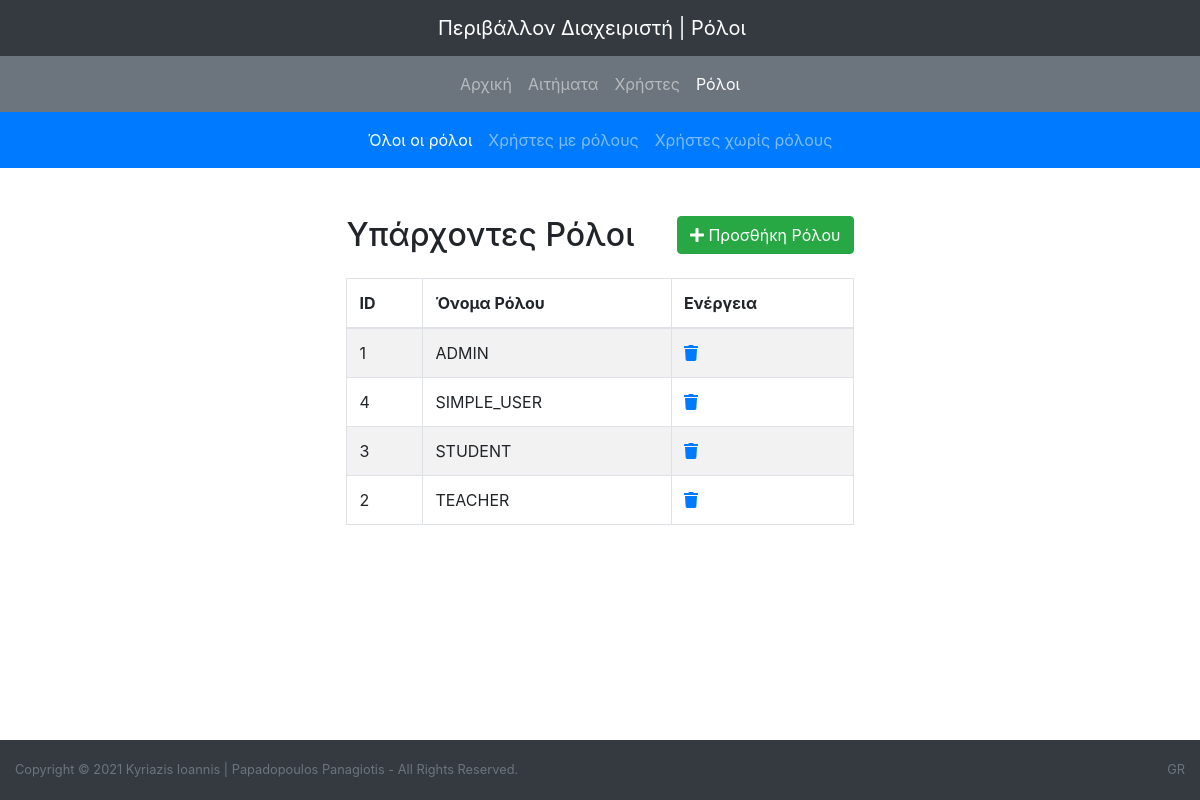
The page /admin_oloi_roloi.php on the database its author committed.
### tables this page shows
CREATE TABLE `rolos` (
  `id_rolou` int(10) UNSIGNED NOT NULL,
  `onoma_rolou` varchar(50) NOT NULL
);

### admin_oloi_roloi.php (the view, shortened to what this page needs)
<!DOCTYPE HTML>
<html>
<head>
        <link rel="stylesheet" href="style.css" type="text/css" media="screen" />
<link rel="stylesheet" href="style.css">
<link href="https://cdn.datatables.net/1.10.20/css/dataTables.bootstrap4.min.css" rel="stylesheet" />
		<link rel='stylesheet' href='https://stackpath.bootstrapcdn.com/bootstrap/4.1.3/css/bootstrap.min.css'>
<link rel='stylesheet' href='https://cdnjs.cloudflare.com/ajax/libs/animate.css/3.7.0/animate.min.css'>
<link rel='stylesheet' href='https://maxcdn.bootstrapcdn.com/font-awesome/4.7.0/css/font-awesome.min.css'>
<link rel='stylesheet' href='https://cdnjs.cloudflare.com/ajax/libs/tether/1.4.4/css/tether.min.css'>
<link href="https://cdn.datatables.net/1.10.20/css/dataTables.bootstrap4.min.css" rel="stylesheet" />
</head>
<body>
<header>
<nav class="navbar navbar-expand-sm bg-dark navbar-dark">
  <ul class="nav navbar-nav navbar-collapse collapse justify-content-center">
  <a class="navbar-brand"  href="admin.php">Περιβάλλον Διαχειριστή | Ρόλοι</a>
</ul>
</nav>
<nav class="navbar navbar-expand-lg bg-secondary navbar-dark">
  <ul class="nav navbar-nav navbar-collapse collapse justify-content-center">
    <li class="nav-item">
      <a class="nav-link" href="admin.php">Αρχική</a>
    </li>
    <li class="nav-item">
      <a class="nav-link" href="admin_ekkremeisxrhstes.php">Αιτήματα</a>
    </li>
	<li class="nav-item">
      <a class="nav-link" href="admin_xrhstes.php">Χρήστες</a>
    </li>
	<li class="nav-item active">
      <a class="nav-link" href="admin_roloi.php">Ρόλοι</a>
    </li>
  </ul>
</nav>
<nav class="navbar navbar-expand-lg bg-primary navbar-dark">
  <ul class="nav navbar-nav navbar-collapse collapse justify-content-center">
    <li class="nav-item active">
      <a class="nav-link" href="admin_oloi_roloi.php">Όλοι οι ρόλοι</a>
    </li>
	<li class="nav-item">
      <a class="nav-link" href="admin_xrhstes_me_rolous.php">Χρήστες με ρόλους</a>
    </li>
	<li class="nav-item">
      <a class="nav-link" href="admin_xrhstes_pou_den_exoun_rolo.php">Χρήστες χωρίς ρόλους</a>
    </li>
  </ul>
</nav>
</header>
<main role="main" class="container">
<div class="wrapper">
        <div class="container-fluid">
            <div class="row justify-content-center">
                <div class="col-auto">
                    <div class="mt-5 mb-3 clearfix">
                        <h2 class="pull-left">Υπάρχοντες Ρόλοι&nbsp;&nbsp;&nbsp;&nbsp;&nbsp;</h2>
						<a href="admin_prosthiki_rolou.php" class="btn btn-success pull-right"><i class="fa fa-plus"></i> Προσθήκη Ρόλου</a>
                    </div>
                    <?php
                    require_once "syndesh.php";
                    $sql = "SELECT * FROM rolos";
                    if($result = mysqli_query($link, $sql)){
                        if(mysqli_num_rows($result) > 0){
                            echo '<table class="table table-bordered table-striped">';
                                echo "<thead>";
                                    echo "<tr>";
                                        echo "<th>ID</th>";
                                        echo "<th>Όνομα Ρόλου</th>";
										echo "<th>Ενέργεια</th>";
                                    echo "</tr>";
                                echo "</thead>";
                                echo "<tbody>";
                                while($row = mysqli_fetch_array($result)){
                                    echo "<tr>";
                                        echo "<td>" . $row['id_rolou'] . "</td>";
                                        echo "<td>" . $row['onoma_rolou'] . "</td>";
										echo "<td>";
                                            echo '<a href="admin_diagrafh_rolou.php?id_rolou='. $row['id_rolou'] .'" title="Διαγραφή Ρόλου" data-toggle="tooltip"><span class="fa fa-trash"></span></a>';
                                        echo "</td>";
                                    echo "</tr>";
                                }
                                echo "</tbody>";
                            echo "</table>";
                        } else{
                            echo '<div class="alert alert-danger"><em>Δεν βρέθηκαν ρόλοι!</em></div>';
                        }
                    } else{
                        echo "Κάτι πήγε λάθος. Προσπαθήστε ξανα αργότερα";
                    }
                    ?>
                </div>
            </div>
        </div>
    </div>
	</main>
<footer class="bg-dark mt-auto footer">
    <div class="container-fluid">
        <div class="d-flex small">
            <div class="text-muted">Copyright © 2021 Kyriazis Ioannis | Papadopoulos Panagiotis - All Rights Reserved.</div>
            <div class="text-muted ml-auto">GR</div>
    </div>
</footer>
</body>
</html>

### style.css (style rules this page uses)
.form-control, .btn { min-height: 38px; border-radius: 2px; }
.btn { font-size: 15px; font-weight: bold; }
.wrapper { width: 600px; margin: 0 auto; }
.footer { position: absolute; bottom: 0; width: 100%; height: 60px; line-height: 60px; background-color: #f5f5f5; }

### rows shown on the page
rolos: id_rolou "1", onoma_rolou "ADMIN"
rolos: id_rolou "4", onoma_rolou "SIMPLE_USER"
rolos: id_rolou "3", onoma_rolou "STUDENT"
rolos: id_rolou "2", onoma_rolou "TEACHER"
